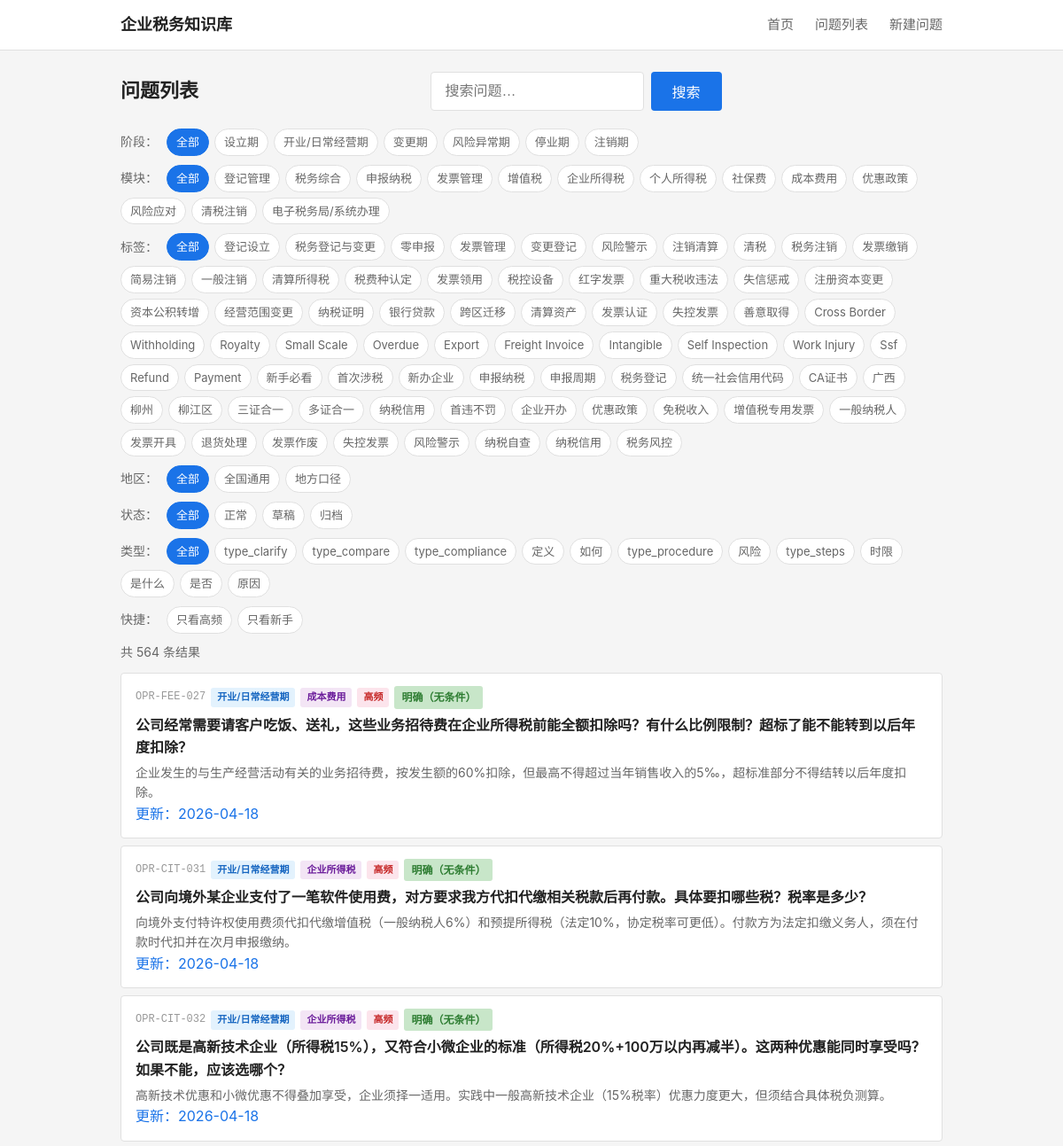
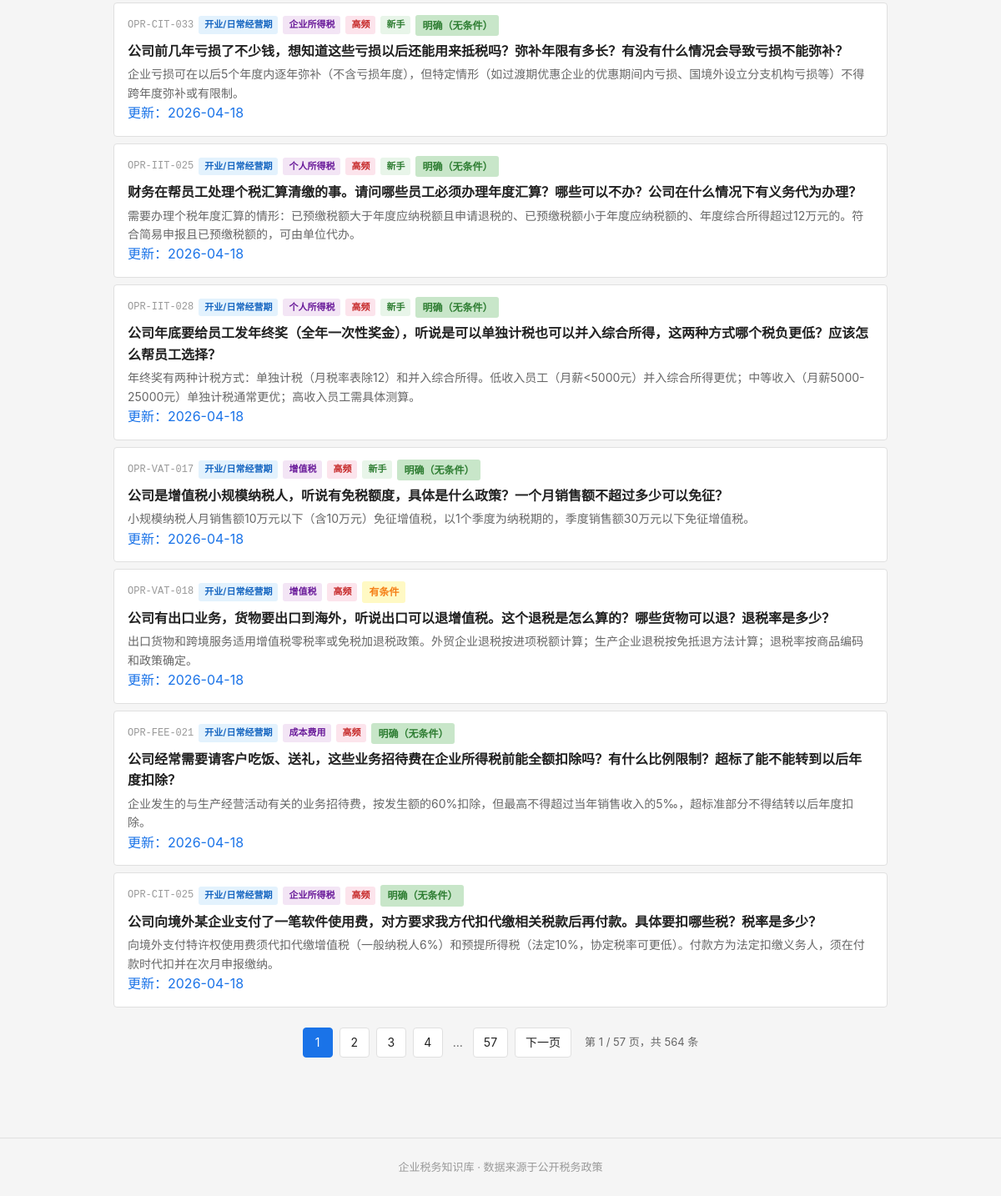
Page /questions on the earlier database version (2 pictures, top to bottom).
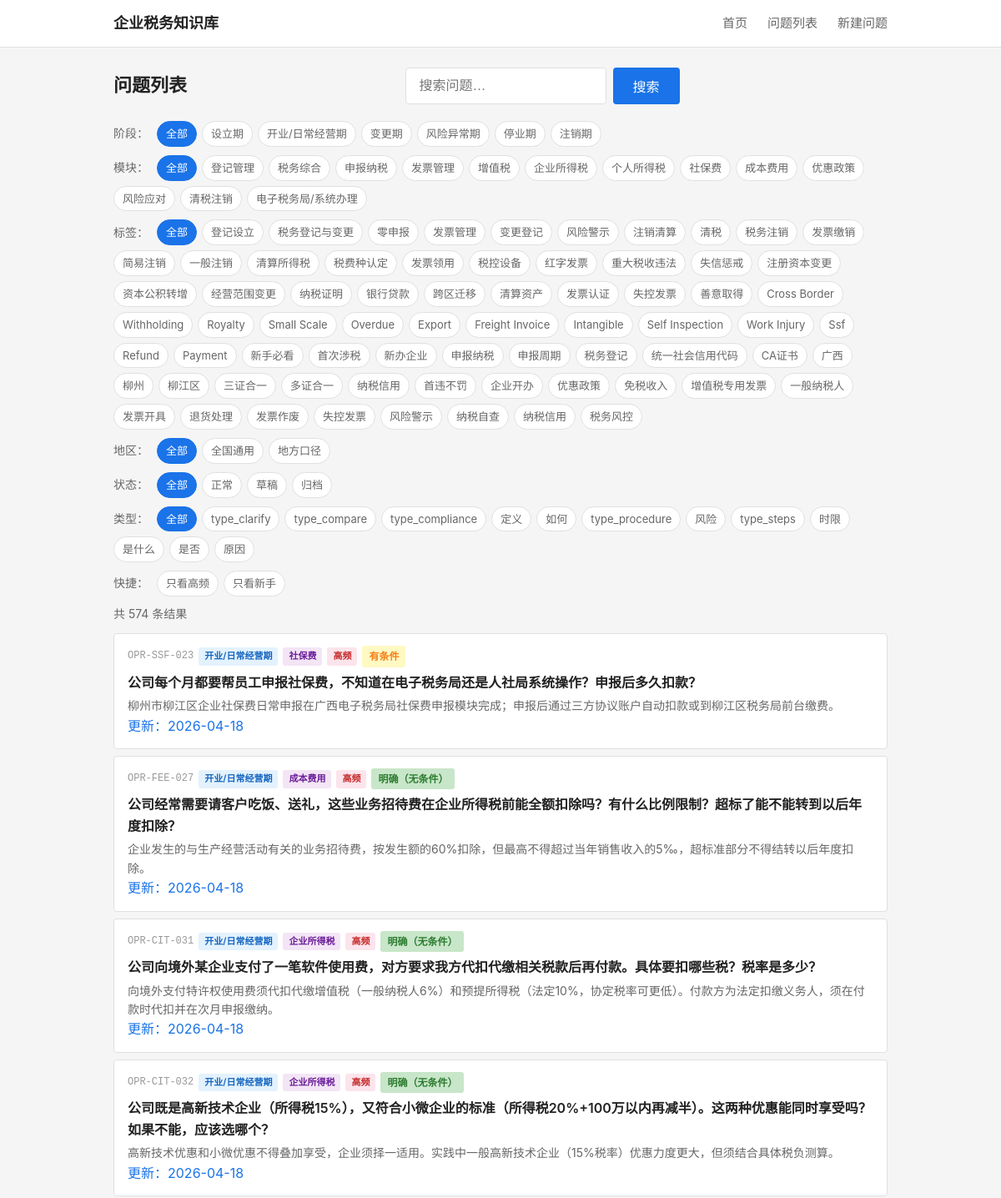
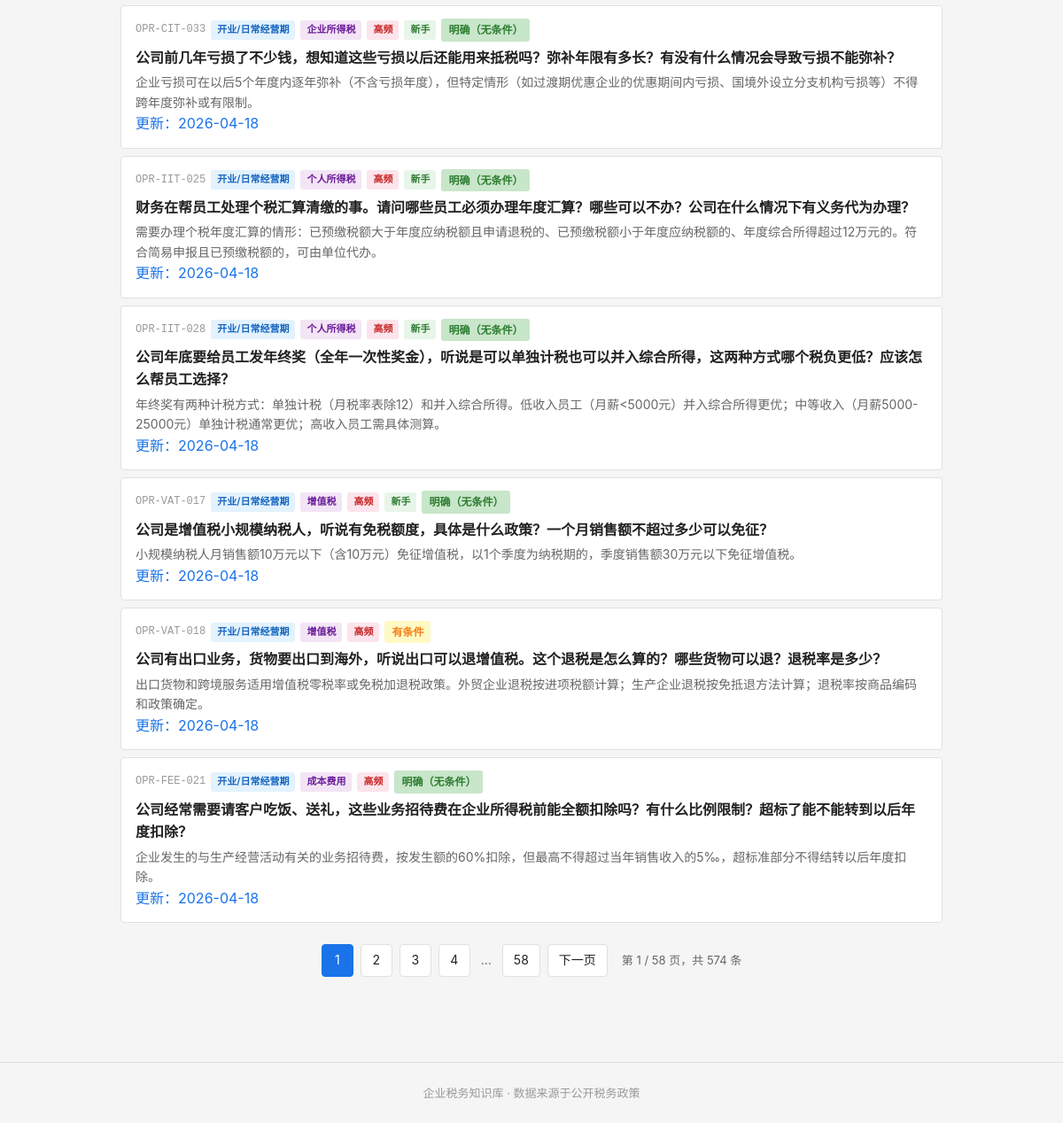
Same page on the later database version (2 pictures, top to bottom).
### tables this page shows
CREATE TABLE tag_dict (
    id              INTEGER PRIMARY KEY AUTOINCREMENT,
    tag_code        TEXT NOT NULL UNIQUE,
    tag_name        TEXT NOT NULL,
    tag_category    TEXT,
    parent_id       INTEGER,
    display_order   INTEGER NOT NULL DEFAULT 1,
    status          TEXT NOT NULL DEFAULT 'active',

    FOREIGN KEY (parent_id) REFERENCES tag_dict(id) ON DELETE SET NULL
);

CREATE TABLE question_master (
    id              INTEGER PRIMARY KEY AUTOINCREMENT,
    question_code   TEXT NOT NULL UNIQUE,
    question_title  TEXT NOT NULL,
    question_plain  TEXT NOT NULL,

    -- 分类
    stage_code      TEXT NOT NULL,
    module_code     TEXT NOT NULL,
    question_type   TEXT NOT NULL,

    -- 答案
    one_line_answer TEXT NOT NULL,
    detailed_answer TEXT,
    core_definition TEXT,

    -- 条件与边界
    applicable_conditions TEXT,
    exceptions_boundary   TEXT,

    -- 实务
    practical_steps TEXT,
    risk_warning    TEXT,

    -- 适用范围
    scope_level     TEXT NOT NULL DEFAULT 'scope_national',
    local_region    TEXT,

    -- 确定性
    answer_certainty TEXT NOT NULL DEFAULT 'certain_clear',

    -- 元数据
    keywords        TEXT,
    high_frequency_flag INTEGER NOT NULL DEFAULT 0,
    newbie_flag     INTEGER NOT NULL DEFAULT 0,

    -- 版本管理
    status          TEXT NOT NULL DEFAULT 'draft',
    version_no      INTEGER NOT NULL DEFAULT 1,

    -- 审计字段
    created_at      TEXT NOT NULL DEFAULT (datetime('now')),
    updated_at      TEXT NOT NULL DEFAULT (datetime('now'))
);

### backend/app.py (the view)
    @app.route('/questions')
    def questions_list():
        from services.question_service import QuestionService
        svc = QuestionService()
        stage = request.args.get('stage')
        module = request.args.get('module')
        tag = request.args.get('tag')
        qtype = request.args.get('qtype')
        page = int(request.args.get('page', 1))
        page_size = 10
        result = svc.list_questions(
            stage=stage, module=module, tag=tag,
            page=page, page_size=page_size,
            hf=request.args.get('hf'),
            newbie=request.args.get('newbie'),
            keyword=request.args.get('keyword'),
            region=request.args.get('region'),
            status=request.args.get('status'),
            qtype=qtype
        )
        stages = svc.get_stages()
        modules = svc.get_modules()
        all_tags = svc.get_all_tags()
        business_tags = [t for t in all_tags if t['tag_category'] == 'business']
        question_types = svc.get_question_types()
        keyword = request.args.get('keyword', '')
        current_region = request.args.get('region', '')
        current_status = request.args.get('status', '')
        return render_template('questions.html',
                               stages=stages, modules=modules, all_tags=all_tags,
                               business_tags=business_tags,
                               questions=result['questions'], total=result['total'],
                               page=page, page_size=page_size,
                               current_stage=stage, current_module=module, current_tag=tag,
                               keyword=keyword,
                               current_region=current_region, current_status=current_status,
                               question_types=question_types, current_qtype=qtype)

### frontend/templates/questions.html (shortened to what this page needs)
{% extends "base.html" %}
{% macro certainty_label(code) %}
    {% if code == 'certain_clear' %}<span class="certainty-tag clear">明确（无条件）</span>
    {% elif code == 'certain_conditional' %}<span class="certainty-tag condition">有条件</span>
    {% elif code == 'certain_dispute' %}<span class="certainty-tag dispute">有争议</span>
    {% elif code == 'certain_practice' %}<span class="certainty-tag practice">实务做法</span>
    {% else %}<span class="certainty-tag">{{ code }}</span>{% endif %}
{% endmacro %}
{% macro filter_url(overrides) %}
{%- set qs = [] -%}
{%- if current_stage and 'stage' not in overrides %}{% set qs = qs + ['stage=' ~ current_stage] %}{% endif -%}
{%- if current_module and 'module' not in overrides %}{% set qs = qs + ['module=' ~ current_module] %}{% endif -%}
{%- if current_tag and 'tag' not in overrides %}{% set qs = qs + ['tag=' ~ current_tag] %}{% endif -%}
{%- if keyword and 'keyword' not in overrides %}{% set qs = qs + ['keyword=' ~ keyword] %}{% endif -%}
{%- if request.args.get('hf') and 'hf' not in overrides %}{% set qs = qs + ['hf=1'] %}{% endif -%}
{%- if request.args.get('newbie') and 'newbie' not in overrides %}{% set qs = qs + ['newbie=1'] %}{% endif -%}
{%- if current_region and 'region' not in overrides %}{% set qs = qs + ['region=' ~ current_region] %}{% endif -%}
{%- if current_status and 'status' not in overrides %}{% set qs = qs + ['status=' ~ current_status] %}{% endif -%}
{%- if current_qtype and 'qtype' not in overrides %}{% set qs = qs + ['qtype=' ~ current_qtype] %}{% endif -%}
{%- for k, v in overrides.items() %}{% if v %}{% set qs = qs + [k ~ '=' ~ v] %}{% endif %}{% endfor -%}
{{- '/questions' ~ ('?' ~ qs | join('&') if qs else '') -}}
{% endmacro %}
{% macro stage_label(code) %}
    {% if code == 'SET' %}设立期
    {% elif code == 'OPR' %}开业/日常经营期
    {% elif code == 'CHG' %}变更期
    {% elif code == 'RSK' %}风险异常期
    {% elif code == 'SUS' %}停业期
    {% elif code == 'CLS' %}注销期
    {% else %}{{ code }}{% endif %}
{% endmacro %}
{% macro module_label(code) %}
    {% if code == 'REG' %}登记管理
    {% elif code == 'DEC' %}申报纳税
    {% elif code == 'INV' %}发票管理
    {% elif code == 'VAT' %}增值税
    {% elif code == 'CIT' %}企业所得税
    {% elif code == 'IIT' %}个人所得税
    {% elif code == 'SSF' %}社保费
    {% elif code == 'FEE' %}成本费用
    {% elif code == 'PREF' %}优惠政策
    {% elif code == 'RISK' %}风险管控
    {% elif code == 'CLEAR' %}清税注销
    {% elif code == 'ETAX' %}电子税务局/系统办理
    {% else %}{{ code }}{% endif %}
{% endmacro %}
{% macro question_type_label(code) %}
    {% if code == 'type_why' %}原因
    {% elif code == 'type_whether' %}是否
    {% elif code == 'type_how' %}如何
    {% elif code == 'type_what' %}是什么
    {% elif code == 'type_define' %}定义
    {% elif code == 'type_time' %}时限
    {% elif code == 'type_risk' %}风险
    {% else %}{{ code }}{% endif %}
{% endmacro %}
{% block main %}
<div class="page-header">
    <h1>问题列表</h1>
    <form action="/questions" method="get" class="search-form">
        <input type="text" name="keyword" placeholder="搜索问题…" class="search-input" value="{{ keyword }}">
        <button type="submit" class="search-btn">搜索</button>
    </form>
</div>
<div class="filters">
    <span class="filter-label">阶段：</span>
    <a href="{{ filter_url({'stage': ''}) }}" class="filter-chip {% if not current_stage %}active{% endif %}">全部</a>
    {% for s in stages %}
    <a href="{{ filter_url({'stage': s.tag_code}) }}" class="filter-chip {% if current_stage == s.tag_code %}active{% endif %}">{{ s.tag_name }}</a>
    {% endfor %}
</div>
<div class="filters">
    <span class="filter-label">模块：</span>
    <a href="{{ filter_url({'module': ''}) }}" class="filter-chip {% if not current_module %}active{% endif %}">全部</a>
    {% for m in modules %}
    <a href="{{ filter_url({'module': m.tag_code}) }}" class="filter-chip {% if current_module == m.tag_code %}active{% endif %}">{{ m.tag_name }}</a>
    {% endfor %}
</div>
{% if business_tags %}
<div class="filters">
    <span class="filter-label">标签：</span>
    <a href="{{ filter_url({'tag': ''}) }}" class="filter-chip {% if not current_tag %}active{% endif %}">全部</a>
    {% for t in business_tags %}
    <a href="{{ filter_url({'tag': t.tag_code}) }}" class="filter-chip {% if current_tag == t.tag_code %}active{% endif %}">{{ t.tag_name }}</a>
    {% endfor %}
</div>
{% endif %}
<div class="filters">
    <span class="filter-label">地区：</span>
    <a href="{{ filter_url({'region': ''}) }}" class="filter-chip {% if not current_region %}active{% endif %}">全部</a>
    <a href="{{ filter_url({'region': 'scope_national'}) }}" class="filter-chip {% if current_region == 'scope_national' %}active{% endif %}">全国通用</a>
    <a href="{{ filter_url({'region': 'scope_local'}) }}" class="filter-chip {% if current_region == 'scope_local' %}active{% endif %}">地方口径</a>
</div>
<div class="filters">
    <span class="filter-label">状态：</span>
    <a href="{{ filter_url({'status': ''}) }}" class="filter-chip {% if not current_status %}active{% endif %}">全部</a>
    <a href="{{ filter_url({'status': 'active'}) }}" class="filter-chip {% if current_status == 'active' %}active{% endif %}">正常</a>
    <a href="{{ filter_url({'status': 'draft'}) }}" class="filter-chip {% if current_status == 'draft' %}active{% endif %}">草稿</a>
    <a href="{{ filter_url({'status': 'archived'}) }}" class="filter-chip {% if current_status == 'archived' %}active{% endif %}">归档</a>
</div>
<div class="filters">
    <span class="filter-label">类型：</span>
    <a href="{{ filter_url({'qtype': ''}) }}" class="filter-chip {% if not current_qtype %}active{% endif %}">全部</a>
    {% for t in question_types %}
    <a href="{{ filter_url({'qtype': t.type_code}) }}" class="filter-chip {% if current_qtype == t.type_code %}active{% endif %}">{{ question_type_label(t.type_code) }}</a>
    {% endfor %}
</div>
<div class="filters filters-quick">
    <span class="filter-label">快捷：</span>
    <a href="{{ filter_url({'hf': '1'}) }}" class="filter-chip {% if request.args.get('hf') == '1' %}active{% endif %}">只看高频</a>
    <a href="{{ filter_url({'newbie': '1'}) }}" class="filter-chip {% if request.args.get('newbie') == '1' %}active{% endif %}">只看新手</a>
</div>
{% if questions %}
<p class="result-count">共 {{ total }} 条结果</p>
<ul class="question-list">
    {% for q in questions %}
    <li class="question-item">
        <a href="/question/{{ q.question_code }}" class="question-link">
            <div class="q-meta">
                <span class="q-code">{{ q.question_code }}</span>
                <span class="q-badge stage">{{ stage_label(q.stage_code) }}</span>
                <span class="q-badge module">{{ module_label(q.module_code) }}</span>
                {% if q.high_frequency_flag %}
                <span class="q-badge hf">高频</span>
                {% endif %}
                {% if q.newbie_flag %}
                <span class="q-badge newbie">新手</span>
                {% endif %}
                {{ certainty_label(q.answer_certainty) }}
            </div>
            {% if keyword %}
            <div class="q-title">{{ q.question_plain | replace(keyword, '<mark>' ~ keyword ~ '</mark>') | safe }}</div>
            <div class="q-answer">{{ q.one_line_answer | replace(keyword, '<mark>' ~ keyword ~ '</mark>') | safe }}</div>
            {% else %}
            <div class="q-title">{{ q.question_plain }}</div>
            <div class="q-answer">{{ q.one_line_answer }}</div>
            {% endif %}
            {% if q.updated_at %}<div class="q-updated">更新：{{ q.updated_at[:10] }}</div>{% endif %}
        </a>
    </li>
    {% endfor %}
</ul>
{% if total > page_size %}
{% set total_pages = ((total - 1) // page_size) + 1 %}
{% set base_url = '/questions?' ~ 'stage=' ~ (current_stage or '') ~ '&module=' ~ (current_module or '') ~ '&tag=' ~ (current_tag or '') ~ '&keyword=' ~ keyword ~ '&region=' ~ current_region ~ '&status=' ~ current_status ~ '&qtype=' ~ (current_qtype or '') %}
<div class="pagination">
    {% set start = [1, page - 3] | max %}
    {% set end = [total_pages, page + 3] | min %}
    {% for p in range(start, end + 1) %}
    <a href="{{ base_url }}&page={{ p }}" class="page-btn page-num {% if p == page %}active{% endif %}">{{ p }}</a>
    {% endfor %}
    {% if end < total_pages %}
    {% if end < total_pages - 1 %}<span class="page-ellipsis">…</span>{% endif %}
    <a href="{{ base_url }}&page={{ total_pages }}" class="page-btn page-num">{{ total_pages }}</a>
    {% endif %}
    {% if page * page_size < total %}
    <a href="{{ base_url }}&page={{ page+1 }}" class="page-btn">下一页</a>
    {% endif %}
    <span class="page-info">第 {{ page }} / {{ total_pages }} 页，共 {{ total }} 条</span>
</div>
{% endif %}
{% else %}
<p class="empty-state">没有找到符合条件的問題。</p>
{% endif %}
{% endblock %}

### frontend/templates/base.html (shortened to what this page needs)
<!DOCTYPE html>
<html lang="zh-CN">
<head>
    <link rel="stylesheet" href="{{ url_for('static', filename='css/style.css') }}">
</head>
<body>
    <header class="site-header">
        <div class="container header-inner">
            <a href="/" class="logo">企业税务知识库</a>
            <nav class="main-nav">
                <a href="/">首页</a>
                <a href="/questions">问题列表</a>
                <a href="/question/new">新建问题</a>
            </nav>
        </div>
    </header>
    <main class="container main-content">
        {% block main %}{% endblock %}
    </main>
    <footer class="site-footer">
        <div class="container">
            <p>企业税务知识库 · 数据来源于公开税务政策</p>
        </div>
    </footer>
</body>
</html>

Differences in the rows shown:
no longer on this page (row unchanged): question_master: question_code "OPR-CIT-025", stage_code "开业/日常经营期", module_code "企业所得税", high_frequency_flag "高频", answer_certainty "明确（无条件）", question_plain "公司向境外某企业支付了一笔软件使用费，对方要求我方代扣代缴相关税款后再付款。具体要扣哪些税？税率是多少？", one_line_answer "向境外支付特许权使用费须代扣代缴增值税（一般纳税人6%）和预提所得税（法定10%，协定税率可更低）。付款方为法定扣缴义务人，须在付款时代扣并在次月申报缴纳。", updated_at "2026-04-18"
added question_master: question_code "OPR-SSF-023", stage_code "开业/日常经营期", module_code "社保费", high_frequency_flag "高频", shows "有条件", question_plain "公司每个月都要帮员工申报社保费，不知道在电子税务局还是人社局系统操作？申报后多久扣款？", one_line_answer "柳州市柳江区企业社保费日常申报在广西电子税务局社保费申报模块完成；申报后通过三方协议账户自动扣款或到柳江区税务局前台缴费。", updated_at "2026-04-18"
Other differences:
{{ total }}: "564" → "574"
{{ total_pages }}: "57" → "58"
